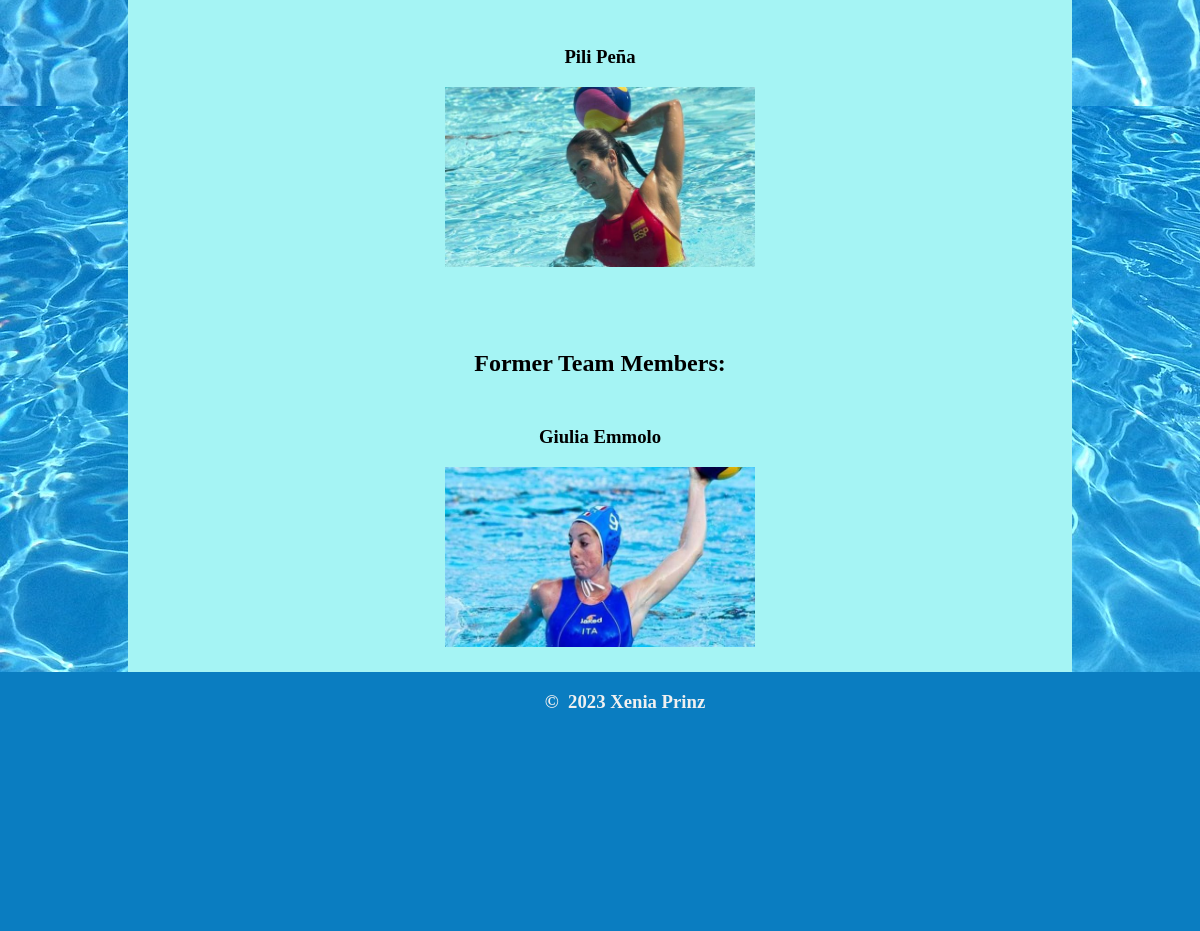
The app's page /country/2 (lower part), older data.
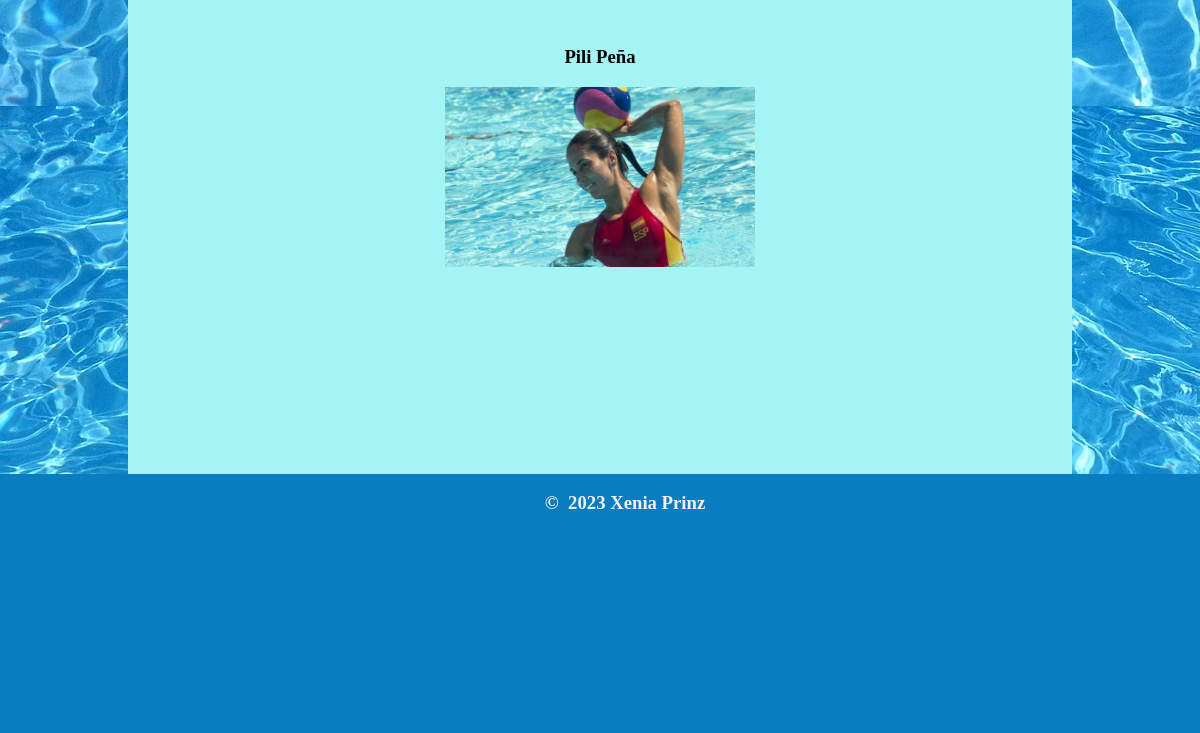
The same page, newer data.
### tables this page shows
CREATE TABLE Player (id INTEGER PRIMARY KEY AUTOINCREMENT, first_name TEXT, last_name TEXT, image TEXT, player_copyright TEXT, country_id INTEGER REFERENCES Country (id), national_team INTEGER, right_hand_dominant INTEGER, left_hand_dominant INTEGER, world_ranking INTEGER, weight INTEGER, height INTEGER, cap_number INTEGER);

### routes.py (the view)
@app.route('/country/<int:id>')
def indiv_country(id):
    if id > 9223372036854775807:  # prevents overflow error
        abort(404)  # directs to error404 page
    country = sql('SELECT * FROM Country WHERE id = ?', (id,))
    if country == []:  # empty list if no result from SQL query
        abort(404)  # calls the error404 function
    national_team = sql('SELECT first_name, last_name, image, \
                        national_team, player.id, Player.player_copyright \
                        FROM Player \
                        WHERE country_id = ? AND national_team = 1',
                        (id,))
    former_team = sql('SELECT first_name, last_name, image, \
                        national_team, player.id, Player.player_copyright \
                        FROM Player \
                        WHERE country_id = ? AND national_team = 0', (id,))
    return render_template("country.html", country=country,
                           national_team=national_team,
                           former_team=former_team, title="Women's Waterpolo")

### routes.py (called while the page is built)
def sql(query, id):
    conn = sqlite3.connect("waterpolo.db")  # connects to the sql database
    cur = conn.cursor()
    if id is not None:
        cur.execute(query, id)
    else:
        cur.execute(query)
    results = cur.fetchall()
    return results

### templates/country.html (shortened to what this page needs)
{% extends "layout.html" %}
{% block content %}
<div class="row">
    {% for item in national_team %}
    <div class="column">
        <div class="zoom">
            <h3> <a href = "/player/{{item[4]}}"> {{item[0]}} {{item[1]}} <br> </h3>
            <div class="overlay">
                <img src = "{{item[2]}}">
            </div>
        </div>
    </div>
    {% endfor %}
</div>
{% if former_team|length %}
    <div class="subheading"> <h2> Former Team Members: </h2> </div>
{% else %}
    <br><br><br><br><br><br><br><br><br>
{% endif %}
<div class="row">
    {% for item in former_team %}
    <div class="column">
        <div class="zoom">
            <h3> <a href = "/player/{{item[4]}}"> {{item[0]}} {{item[1]}} <br> </h3>
            <div class="overlay">
                <img src = "{{item[2]}}">
            </div>
        </div>
    </div>
    {% endfor %}
</div>
{% endblock %}

Row changes from the older to the newer data that the page shows:
no longer on this page (row edited): Player: first_name "Giulia", last_name "Emmolo", image (picture), shown under "Former Team Members:"
Text that changed along with them:
text no longer shown: "Former Team Members:"
